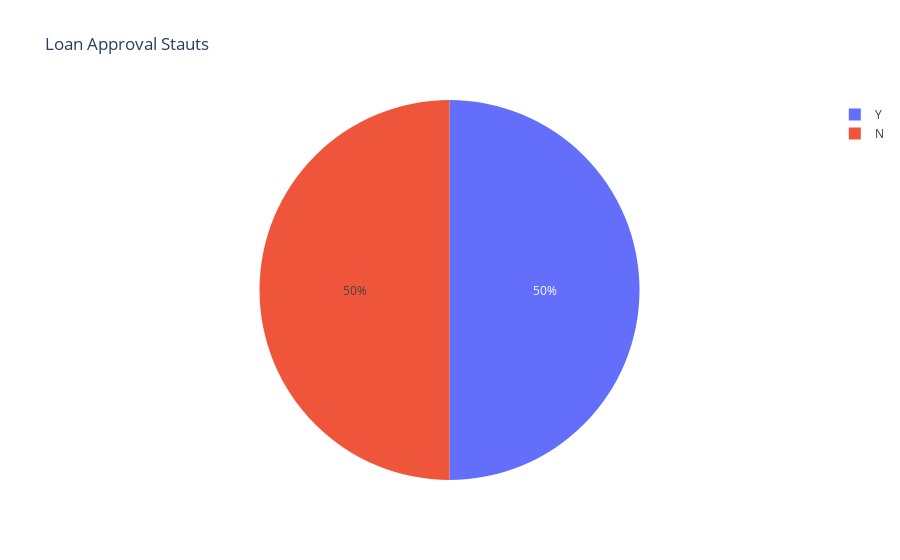

This figure's notebook cell:
### Code cell
fig_loan_status

### Figure 1 — Plotly figure (JSON) as saved in the notebook; plotly's stock layout.template omitted (floating-point values rounded to 4 significant figures)
{"data": [{"domain": {"x": [0, 1], "y": [0, 1]}, "hovertemplate": "Loan_Status=%{label}<extra></extra>", "labels": ["Y", "N"], "legendgroup": "", "name": "", "showlegend": true, "type": "pie"}], "layout": {"legend": {"tracegroupgap": 0}, "title": {"text": "Loan Approval Stauts"}}}
